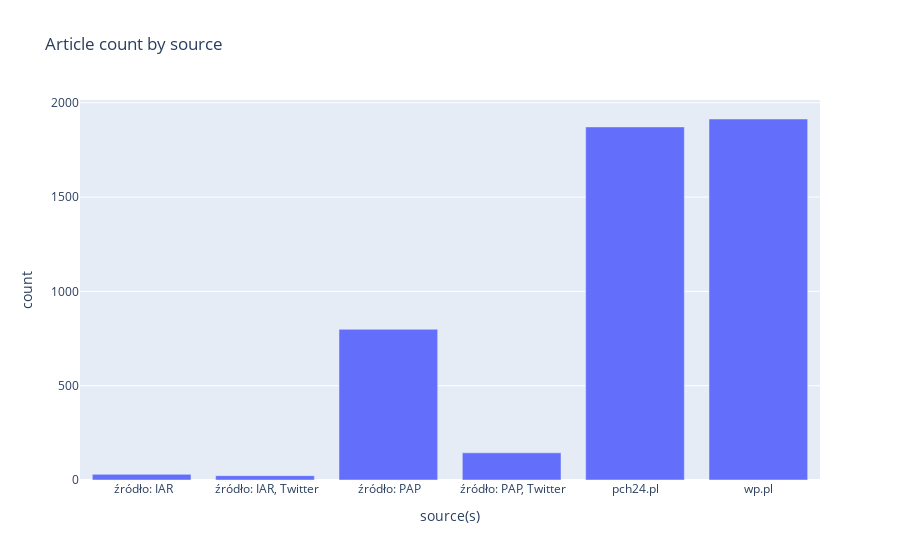

Notebook cell for this chart:
### Code cell
go.Figure(
    layout={'title': 'Article count by source',
           'xaxis': {'title': 'source(s)'},
           'yaxis': {'title': 'count'}},
    data=go.Bar(x=df_grouped.index, y=df_grouped['title'])
)

### Figure 1 — Plotly figure (JSON) as saved in the notebook; plotly's stock layout.template omitted (floating-point values rounded to 4 significant figures)
{"data": [{"type": "bar", "x": ["    źródło: IAR   ", "    źródło: IAR, Twitter   ", "    źródło: PAP   ", "    źródło: PAP, Twitter   ", "pch24.pl", "wp.pl"], "y": [30, 23, 799, 144, 1872, 1914]}], "layout": {"autosize": true, "title": {"text": "Article count by source"}, "xaxis": {"autorange": true, "range": [-0.5, 5.5], "title": {"text": "source(s)"}, "type": "category"}, "yaxis": {"autorange": true, "range": [0, 2015.0], "title": {"text": "count"}, "type": "linear"}}}
